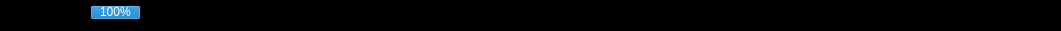
   <widget class="QWidget" name="widget_11" native="true">
    <property name="geometry">
     <rect>
      <x>20</x>
      <y>10</y>
      <width>1061</width>
      <height>31</height>
     </rect>
    </property>
    <property name="styleSheet">
     <string notr="true">background-color:rgb(0, 0, 0);</string>
    </property>
    <widget class="QLabel" name="label_107">
     <property name="geometry">
      <rect>
       <x>0</x>
       <y>-30</y>
       <width>71</width>
       <height>101</height>
      </rect>
     </property>
     <property name="styleSheet">
      <string notr="true">background-color:rgb(0, 0, 0);
image: url(:/newPrefix/logo.jpg);</string>
     </property>
     <property name="text">
      <string/>
     </property>
    </widget>
    <widget class="QLabel" name="label_109">
     <property name="geometry">
      <rect>
       <x>156</x>
       <y>-1</y>
       <width>881</width>
       <height>31</height>
      </rect>
     </property>
     <property name="styleSheet">
      <string notr="true">margin-top: 1px;
color: green;
font: 11pt &quot;Segoe UI&quot;;
</string>
     </property>
     <property name="text">
      <string>&lt;html&gt;&lt;head/&gt;&lt;body&gt;&lt;p&gt;&lt;br/&gt;&lt;/p&gt;&lt;/body&gt;&lt;/html&gt;</string>
     </property>
    </widget>
    <widget class="QProgressBar" name="progressBar_2">
     <property name="geometry">
      <rect>
       <x>90</x>
       <y>5</y>
       <width>51</width>
       <height>15</height>
      </rect>
     </property>
     <property name="styleSheet">
      <string notr="true">border-radius: 7px;min-height: 15px;max-height: 15px;text-align: center;color:white</string>
     </property>
     <property name="value">
      <number>100</number>
     </property>
    </widget>
   </widget>
